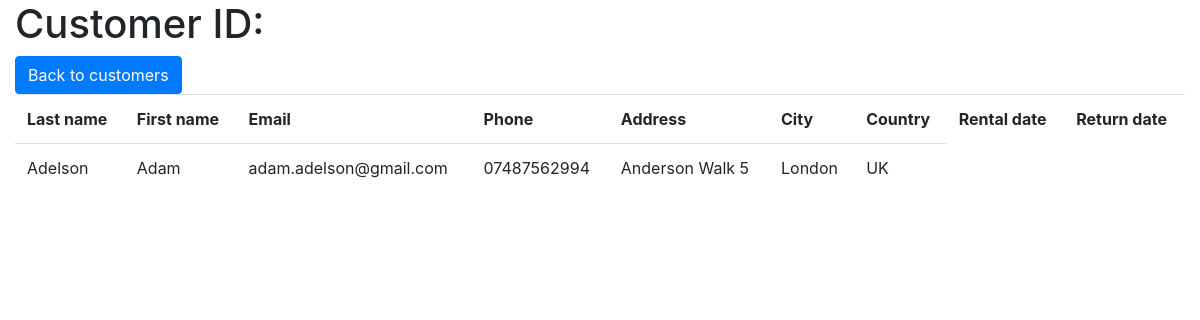
/rent/customer/1, run on the app's committed database.
### rent/models.py (models this page shows, shortened)
class Customer(models.Model):
    fname = models.CharField(max_length=50)
    lname = models.CharField(max_length=50)
    email = models.EmailField(unique=True)
    phone = models.CharField(max_length=20)
    address = models.CharField(max_length=100)
    city = models.CharField(max_length=100)
    country= models.CharField(max_length=100)

### rent/views.py (the view)
# urls.py: path('customer/<int:pk>', views.customer_id, name='customer_id'),
def customer_id(request, pk):
    one_customer = Customer.objects.get(id=pk)
    context = {
        'one_customer':one_customer
    }
    return render(request, 'customer.html', context)

### rent/templates/customer.html (shortened to what this page needs)
{% extends 'base.html' %}
{% load static %}
{% block content %}
<div class="container-fluid">
    {% if customer %}
    <h1>Customers</h1>
    <a href="{% url 'add_customer' %}" class="btn btn-primary" role="button">Add new customer</a>
    <table class="table table-hover">
        <tr>
            <th>Last name</th>
            <th>First name</th>
            <th>Email</th>
            <th>Phone</th>
            <th>Address</th>
            <th>City</th>
            <th>Country</th>
        </tr>
        {% for customer in customer %}
        <tr>
            <td><a href="{% url 'customer_id' customer.id %}">{{customer.lname}}</a></td>
            <td>{{customer.fname}}</td>
            <td>{{customer.email}}</td>
            <td>{{customer.phone}}</td>
            <td>{{customer.address}}</td>
            <td>{{customer.city}}</td>
            <td>{{customer.country}}</td>
        </tr>
        {% endfor %}
    </table>
    {% else %}
    <h1>Customer ID: {{add_customer.id}}</h1>
    <a href="{% url 'customer' %}" class="btn btn-primary" role="button">Back to customers</a>
    <table class="table table-hover">
        <tr>
            <th>Last name</th>
            <th>First name</th>
            <th>Email</th>
            <th>Phone</th>
            <th>Address</th>
            <th>City</th>
            <th>Country</th>
            <th>Rental date</th>
            <th>Return date</th>
        </tr>
        <tr>
            <td>{{one_customer.lname}}</td>
            <td>{{one_customer.fname}}</td>
            <td>{{one_customer.email}}</td>
            <td>{{one_customer.phone}}</td>
            <td>{{one_customer.address}}</td>
            <td>{{one_customer.city}}</td>
            <td>{{one_customer.country}}</td>
        </tr>
    </table>
    {% endif %}
</div>
{% endblock %}

### data on the page
Customer: lname "Adelson", fname "Adam", email "adam.adelson@gmail.com", phone "07487562994", address "Anderson Walk 5", city "London", country "UK"
